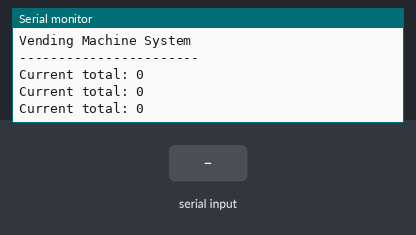
A sketch run on a simulated Arduino Uno, built with avr-gcc and run on an emulated ATmega328P. On the bench: the last lines printed to the serial monitor. Inputs (shaded band) come from the test bench.

Above: at 1.2 s.
1.3 s: "1" received over Serial
At 1.9 s:
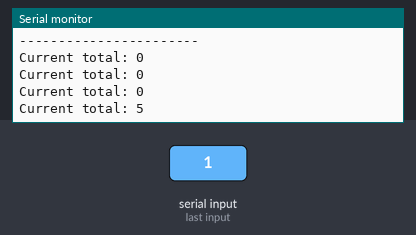
At 3.84 s:
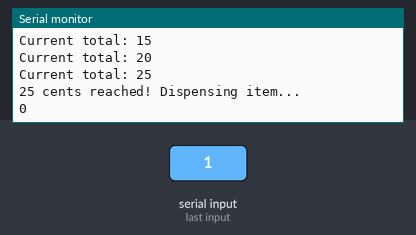
4.3 s: "2" received over Serial
Timing chart, 0 to 7.3 s (numbered marks = the images above; inputs shaded):
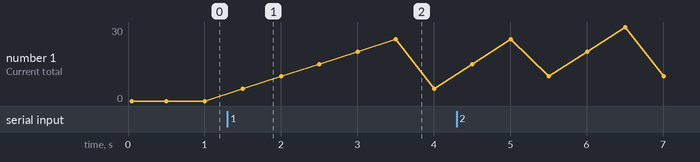

The sketch:

fsm_loop.ino
```cpp
int state = 0; // Initial state
int count = 0; // Total amount
int user_in = 0; // Input: 0 = no input, 1 = 5 cents, 2 = 10 cents

void setup() {
  Serial.begin(9600);
  Serial.println("Vending Machine System");
  Serial.println("-----------------------");
}

void loop() {
  if (Serial.available() > 0) {
    char incoming_byte = Serial.read();
    switch (incoming_byte) {
      case '1': // 5 cents
        user_in = 1;
        break;
      case '2': // 10 cents
        user_in = 2;
        break;
      default: // Invalid input
        user_in = 0;
        break;
    }
  }

  fsm(&state, &count, user_in);

  Serial.print("Current total: ");
  Serial.println(count);

  if (count >= 25) {
    Serial.println("25 cents reached! Dispensing item...");
    count %= 25;
    Serial.println("Remaining change of %d will be returned...", &count);
    count = 0;
  }

  delay(500);
}

void fsm(int *state, int *count, int input) {
  switch (*state) {
    case 0: // Idle state
      if (input == 1) { // 5 cents
        *count += 5;
        *state = 0;
      } else if (input == 2) { // 10 cents
        *count += 10;
        *state = 0;
      } // else, do nothing
      break;

    default: // default or wrong input state (ignored)
      *state = 0;
      break;
  }
}
```

Measured:
- after the input at 1.3 s, the serial monitor: prints a new line after 0.20 s (image 1)
- plotted number 1: 0 → 5 after the input at 1.3 s
